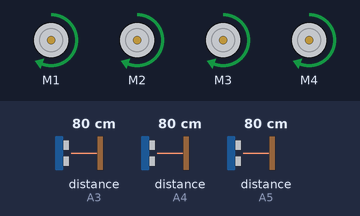
Recording of a sketch running on a simulated Arduino Uno, built with avr-gcc and run on an emulated ATmega328P. Parts: 4 × DC motor (green arrow = forward, orange = backward, longer = faster). Wiring (inferred from the names in the program): 3 × ultrasonic range finder: trigger A0, echo A3 / trigger A1, echo A4 / trigger A2, echo A5. The inputs (shaded band) are chosen by the test bench; at power-on: distance to the obstacle (sensors on A3, A4, A5) 80 cm. The echo pulse lasts 58.3 µs per cm.

Above: at 1.2 s.
1.3 s: distance to the obstacle (sensor on A3) set to 36 cm
2.8 s: distance to the obstacle (sensor on A3) set to 31 cm
At 4.4 s:
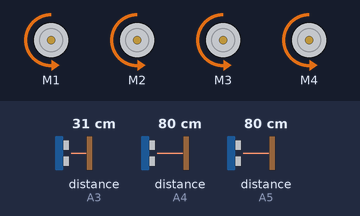
5.6 s: distance to the obstacle (sensor on A3) set to 35 cm
At 6.3 s:
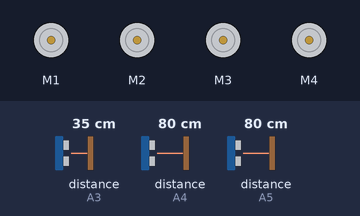
8.6 s: distance to the obstacle (sensor on A3) set to 2 cm
At 9.5 s:
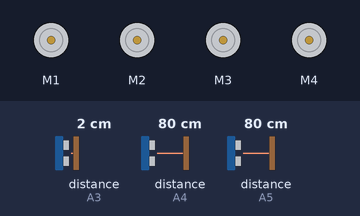
11.3 s: distance to the obstacle (sensor on A3) set to 120 cm
At 12.83 s:
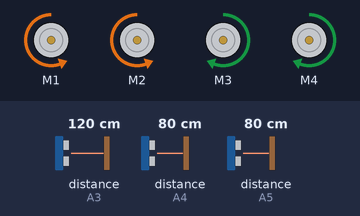
14.3 s: distance to the obstacle (sensor on A3) set to 4 cm
At 16.2 s:
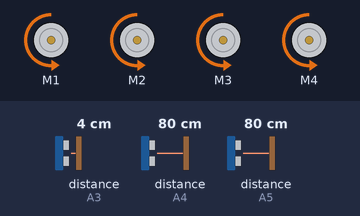
Timing chart, 0 to 17.7 s (numbered marks = the images above; inputs shaded):
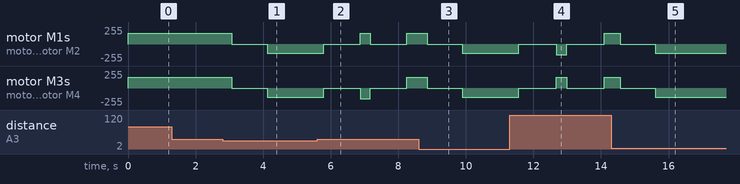

Measured:
- the behaviour switches between 34 and 33 cm on distance to the obstacle (sensor on A3) (found by bisection; images 0 and 1)
- after the input at 1.3 s, every drawn part: stays the same
- after the input at 2.8 s, motor M1–4: forward 160/255 → stopped after 0.27 s, → backward 140/255 1.0 s later
- after the input at 5.6 s, motor M1, motor M2: alternates forward 160/255 for 0.31 s and stopped for 1.1 s, starting after 0.20 s; motor M3, motor M4: backward 140/255 → stopped after 0.20 s, → backward 160/255 1.1 s later, → stopped 0.31 s later, → forward 160/255 1.1 s later
- after the input at 8.6 s, motor M1–4: forward 160/255 → stopped after 0.26 s, → backward 140/255 1.0 s later
- after the input at 11.3 s, motor M1, motor M2: backward 140/255 → stopped after 0.27 s, → backward 160/255 1.1 s later, → stopped 0.32 s later, → forward 160/255 1.1 s later; motor M3, motor M4: alternates forward 160/255 for 0.32 s and stopped for 1.1 s, starting after 0.27 s
- after the input at 14.3 s, motor M1–4: forward 160/255 → stopped after 0.26 s, → backward 140/255 1.0 s later

The sketch:

Obstacle_Avoidance_Robot_1.ino
```cpp
#include <AFMotor.h>

/* =================== Pin Mapping =================== */
// Left
#define TRIG1 A0
#define ECHO1 A3
// Middle
#define TRIG2 A1
#define ECHO2 A4
// Right
#define TRIG3 A2
#define ECHO3 A5

/* =================== Motors =================== */
AF_DCMotor motor1(1);  // Front-Left
AF_DCMotor motor2(2);  // Back-Left
AF_DCMotor motor3(3);  // Front-Right
AF_DCMotor motor4(4);  // Back-Right

/* =================== Tunables =================== */
const int  SPEED_FWD    = 160;   // 0–255
const int  SPEED_TURN   = 160;
const int  SPEED_BACK   = 140;

const int  THRESH_CM    = 32;    // অবজেক্ট রেঞ্জ (<= হলে হিট)
const int  CLEAR_MARGIN = 6;     // ক্লিয়ার ধরার জন্য বাড়তি মার্জিন
const int  SENSOR_GAP   = 40;    // ক্রস-টক কমাতে সামান্য বড় গ্যাপ (ms)

// সিকোয়েন্স টাইমিং
const unsigned long MIN_BACK_MS   = 300;   // কমপক্ষে এতক্ষণ ব্যাক
const unsigned long STOP_DELAY_MS = 1000;  // প্রতিটা Stop-এর মিনিমাম সময়
const unsigned long TURN_KICK_MS  = 260;   // টার্ন শুরুর কিক
const unsigned long TURN_STEP_MS  = 120;   // কিকের পর ছোট টার্ন স্টেপ
const unsigned long TURN_MAX_MS   = 1600;  // সর্বোচ্চ টার্ন উইন্ডো

/* =================== State Machine =================== */
enum Phase { P_FWD, P_STOP1, P_BACK, P_STOP2, P_TURN, P_STOP3 };
Phase         phase          = P_FWD;
unsigned long phaseStart     = 0;
unsigned long turnAccum      = 0;
bool          turnLeftChoice = true;

inline unsigned long inPhaseMs() { return millis() - phaseStart; }
void goPhase(Phase p);  // forward decl

/* =================== Helpers =================== */
long readCM(uint8_t trig, uint8_t echo) {
  digitalWrite(trig, LOW);  delayMicroseconds(4);
  digitalWrite(trig, HIGH); delayMicroseconds(10);
  digitalWrite(trig, LOW);

  unsigned long t = pulseIn(echo, HIGH, 30000UL);
  if (t == 0) return 999;
  return (long)(t / 29 / 2);
}

void setSpeedAll(int s) {
  motor1.setSpeed(s); motor2.setSpeed(s);
  motor3.setSpeed(s); motor4.setSpeed(s);
}

void stopAll() {
  motor1.run(RELEASE); motor2.run(RELEASE);
  motor3.run(RELEASE); motor4.run(RELEASE);
}

void forward() {
  setSpeedAll(SPEED_FWD);
  motor1.run(FORWARD); motor2.run(FORWARD);
  motor3.run(FORWARD); motor4.run(FORWARD);
}

void backward() {
  setSpeedAll(SPEED_BACK);
  motor1.run(BACKWARD); motor2.run(BACKWARD);
  motor3.run(BACKWARD); motor4.run(BACKWARD);
}

void leftTurn() {
  setSpeedAll(SPEED_TURN);
  motor1.run(BACKWARD); motor2.run(BACKWARD);
  motor3.run(FORWARD ); motor4.run(FORWARD );
}

void rightTurn() {
  setSpeedAll(SPEED_TURN);
  motor1.run(FORWARD ); motor2.run(FORWARD );
  motor3.run(BACKWARD); motor4.run(BACKWARD);
}

/* ========== State switcher ========== */
void goPhase(Phase p) {
  phase = p;
  phaseStart = millis();
  switch (p) {
    case P_FWD:   forward(); break;
    case P_STOP1:
    case P_STOP2:
    case P_STOP3: stopAll(); break;
    case P_BACK:  backward(); break;
    case P_TURN:  (turnLeftChoice ? leftTurn() : rightTurn()); break;
  }
}

/* =================== Arduino Core =================== */
void setup() {
  pinMode(TRIG1, OUTPUT); pinMode(ECHO1, INPUT);
  pinMode(TRIG2, OUTPUT); pinMode(ECHO2, INPUT);
  pinMode(TRIG3, OUTPUT); pinMode(ECHO3, INPUT);

  // ট্রিগার পিনগুলোকে LOW দিয়ে শুরু
  digitalWrite(TRIG1, LOW);
  digitalWrite(TRIG2, LOW);
  digitalWrite(TRIG3, LOW);

  goPhase(P_FWD);
}

void loop() {
  // ---- সেন্সর রিড ----
  int distL = (int)readCM(TRIG1, ECHO1); delay(SENSOR_GAP);
  int distC = (int)readCM(TRIG2, ECHO2); delay(SENSOR_GAP);
  int distR = (int)readCM(TRIG3, ECHO3); delay(SENSOR_GAP);

  bool hitL = (distL <= THRESH_CM);
  bool hitC = (distC <= THRESH_CM);
  bool hitR = (distR <= THRESH_CM);
  bool anyHit = (hitL || hitC || hitR);

  // ===== Global Kill-Switch =====
  if (anyHit && (phase == P_FWD || phase == P_TURN || phase == P_STOP3)) {
    goPhase(P_STOP1);
    return;
  }

  switch (phase) {
    case P_FWD: {
      forward();
    } break;

    case P_STOP1: {
      if (inPhaseMs() >= STOP_DELAY_MS) goPhase(P_BACK);
    } break;

    case P_BACK: {
      if (anyHit) {
        backward(); // continuous back
      } else {
        if (inPhaseMs() >= MIN_BACK_MS) goPhase(P_STOP2);
      }
    } break;

    case P_STOP2: {
      if (inPhaseMs() >= STOP_DELAY_MS) {
        if (hitL && !hitR) {
          turnLeftChoice = false; // Right turn
        } else if (hitR && !hitL) {
          turnLeftChoice = true;  // Left turn
        } else {
          int gapL = (distL == 999) ? 999 : distL;
          int gapR = (distR == 999) ? 999 : distR;
          turnLeftChoice = (gapL > gapR);
        }
        turnAccum = 0;
        goPhase(P_TURN);
      }
    } break;

    case P_TURN: {
      if ((distC > THRESH_CM + CLEAR_MARGIN) && (inPhaseMs() >= TURN_KICK_MS)) {
        goPhase(P_STOP3);
      } else {
        if (inPhaseMs() >= TURN_KICK_MS + TURN_STEP_MS) {
          turnAccum += TURN_STEP_MS;
          phaseStart = millis();
          (turnLeftChoice ? leftTurn() : rightTurn());
        }
        if (turnAccum >= TURN_MAX_MS) {
          goPhase(P_BACK);
        }
      }
    } break;

    case P_STOP3: {
      if (inPhaseMs() >= STOP_DELAY_MS) goPhase(P_FWD);
    } break;
  }

  delay(20);
}
```
